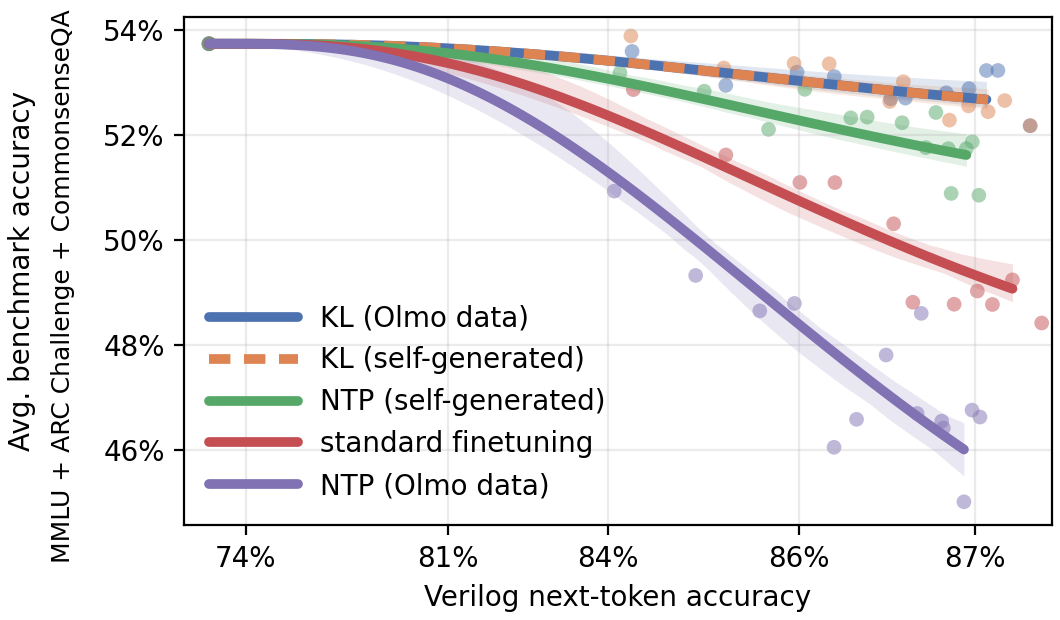

Recreate this plot in Python.
#!/usr/bin/env python3
"""Plot validation accuracy against average chat MCQ accuracy for selected W&B runs."""

import json
import re
from pathlib import Path

import matplotlib.pyplot as plt
import numpy as np
import pandas as pd
import seaborn as sns
from matplotlib.collections import LineCollection
from matplotlib.ticker import FuncFormatter
from scipy.optimize import least_squares


BASELINE = "standard finetuning"
CACHE = Path("~/wandb/cache").expanduser()
SWEEP = "oeg7ap9w"
PLOT_SPECS = [ # showing the best config for each method
    ("KL (Olmo data)", "kl_pre", False, 1),
    ("KL (self-generated)", "kl_pre", True, 1),
    ("NTP (Olmo data)", "ntp_pre", False, 1),
    ("NTP (self-generated)", "ntp_pre", True, 1),
]
X = "eval/valid/accuracy"
Y = "__derived_y"
CHAT_MCQ_RE = re.compile(r"^chat_mcq/.+/accuracy$")
OUTPUTS = [Path(__file__).with_suffix(ext) for ext in (".png", ".pdf")]

EARLY_STOP_X_TOL = 0.0001
X_MAX_MARGIN = 0.00001
X_NOISE = 0.00025
Y_NOISE = 0.002
CURVE_STOP_FROM_END = 3
BASELINE_CURVE_STOP_FROM_END = 2
CURVE_POINTS = 2000
BOOTSTRAP_ITER = 100
BOOTSTRAP_SEED = 0
CI_PERCENTILES = (2.5, 97.5)
Y_BOTTOM_LIMIT_MARGIN_FRAC = 0.05
Y_TOP_LIMIT_MARGIN_FRAC = 0.04
X_AXIS_RIGHT_MARGIN = 0.01
X_AXIS_LEFT_PAD_FRAC = 0.03
X_AXIS_RIGHT_PAD_FRAC = 0.012
X_AXIS_FOCUS_TICKS = np.array([0.74, 0.81, 0.84, 0.86, 0.87])
SELF_GENERATED_DASHES = (0, (2.2, 1.4))
LEGEND_HANDLE_LENGTH = 3.2

plt.rcParams["path.simplify"] = False


def cfg_value(cfg, dotted_key):
    value = cfg.get(dotted_key, cfg)
    if value is cfg:
        for part in dotted_key.split("."):
            if not isinstance(value, dict) or part not in value:
                return None
            value = value[part]
    return None if isinstance(value, str) and value.lower() in {"null", "none"} else value


def read_json(path):
    return json.loads(path.read_text())


def sweep_runs(cache=CACHE, sweep=SWEEP):
    rows = []
    for run_dir in sorted((cache / "sweeps" / sweep).iterdir()):
        if not run_dir.is_dir():
            continue
        cfg, meta = read_json(run_dir / "config.json"), read_json(run_dir / "metadata.json")
        rows.append(
            {
                "run": meta.get("run_id", run_dir.name),
                "run_dir": run_dir,
                "created_at": meta.get("created_at") or "",
                "reg_method": cfg_value(cfg, "reg.method"),
                "reg_synth": cfg_value(cfg, "reg.synth"),
                "reg_coeff": cfg_value(cfg, "reg.coeff"),
            }
        )
    return pd.DataFrame(rows).sort_values(["created_at", "run"]).reset_index(drop=True)


def require_one(df, mask, description):
    matches = df[mask]
    if matches.empty:
        raise ValueError(f"sweep {SWEEP!r} has no {description}")
    return matches.iloc[0]


def selected_runs():
    df = sweep_runs()
    if df.empty:
        raise FileNotFoundError(f"no cached runs for sweep {SWEEP!r} under {CACHE / 'sweeps' / SWEEP}")

    runs = [(BASELINE, require_one(df, df.reg_method.isna(), "non-regularized runs").run_dir)]
    for label, method, synth, coeff in PLOT_SPECS:
        row = require_one(
            df,
            (df.reg_method == method) & (df.reg_synth == synth) & (df.reg_coeff == coeff),
            f"run matching reg.method={method!r}, reg.synth={synth!r}, reg.coeff={coeff!r}",
        )
        runs.append((label, row.run_dir))

    print(f"loaded sweep {SWEEP}: {len(df)} runs, plotting {len(runs)}")
    return runs


def cached_history(run_dir):
    paths = sorted((run_dir / "history").glob("*.parquet"))
    if not paths:
        raise FileNotFoundError(f"no cached history for {run_dir.name!r} under {run_dir}")
    return pd.concat(map(pd.read_parquet, paths), ignore_index=True, sort=False)


def load_points():
    frames = []
    for label, run_dir in selected_runs():
        frame = cached_history(run_dir)
        frame["run"] = label
        frames.append(frame)

    df = pd.concat(frames, ignore_index=True, sort=False)
    chat_cols = [col for col in df if CHAT_MCQ_RE.match(col)]
    df[[X, *chat_cols]] = df[[X, *chat_cols]].apply(pd.to_numeric, errors="coerce")
    df[Y] = df[chat_cols].mean(axis=1, skipna=True)

    runs = []
    for label, points in df.dropna(subset=[X, Y]).groupby("run", sort=False):
        points = points.sort_values("_step")
        stop = (points[X] >= points[X].max() - EARLY_STOP_X_TOL).to_numpy().argmax()
        runs.append((label, points.iloc[: stop + 1].copy()))
    return runs


def shared_drop_shape(x, x0, x_max, p, q):
    base = np.power(np.clip((x - x0) / (x_max - x0), 0, 1), p)
    return base if abs(q) < 1e-8 else np.expm1(q * base) / np.expm1(q)


def predict(x, y0, x0, x_max, shared_params, drop):
    return y0 - drop * shared_drop_shape(x, x0, x_max, *shared_params)


def density_weights(x):
    if len(x) < 2:
        return np.ones_like(x)
    order = np.argsort(x)
    sx = x[order]
    widths = np.empty_like(sx)
    widths[0], widths[-1] = (sx[1] - sx[0]) / 2, (sx[-1] - sx[-2]) / 2
    if len(sx) > 2:
        widths[1:-1] = (sx[2:] - sx[:-2]) / 2
    weights = np.sqrt(np.maximum(widths, widths[widths > 0].min()) / widths.mean())
    weights = np.clip(weights, 0.25, 4.0)
    weights[[0, -1]] = np.maximum(weights[[0, -1]], 1.0)
    weights /= weights.mean()
    out = np.empty_like(weights)
    out[order] = weights
    return out


def sort_for_initial(points):
    return points.sort_values("_step" if "_step" in points else X)


def shared_anchor(runs):
    initial = [sort_for_initial(points).iloc[0] for _, points in runs]
    return min(row[X] for row in initial), np.mean([row[Y] for row in initial])


def bootstrap_sample(points, rng):
    points = sort_for_initial(points)
    first, rest = points.iloc[[0]], points.iloc[1:]
    if rest.empty:
        return first.copy()
    return pd.concat([first, rest.iloc[rng.integers(0, len(rest), len(rest))]]).copy()


def curve_grid(x0, x_stop, x_anchor):
    tx = np.linspace(-np.log(x_anchor - x0), -np.log(x_anchor - x_stop), CURVE_POINTS)
    return x_anchor - np.exp(-tx)


def fit_curves(runs, grids=None, quiet=False):
    labels = [label for label, _ in runs]
    x0, y0 = shared_anchor(runs)
    points = {label: df.sort_values(X) for label, df in runs}
    xs = {label: df[X].to_numpy(float) for label, df in points.items()}
    ys = {label: df[Y].to_numpy(float) for label, df in points.items()}
    x_max = max(x.max() for x in xs.values()) + X_MAX_MARGIN
    x_anchor = min(0.999, x_max - X_MAX_MARGIN + X_AXIS_RIGHT_MARGIN)

    params0 = np.array([1.0, 0.0, *[max(1e-8, y0 - ys[label].min()) for label in labels]])
    latent0 = np.concatenate([xs[label] for label in labels])
    n_params = len(params0)
    offsets = np.cumsum([0, *[len(xs[label]) for label in labels]])
    x_slices = {label: slice(offsets[i], offsets[i + 1]) for i, label in enumerate(labels)}
    drop_indices = {label: 2 + i for i, label in enumerate(labels)}
    lower = np.r_[[0.05, -8.0], np.zeros(len(labels)), np.full(len(latent0), x0)]
    upper = np.r_[[8.0, 8.0], np.ones(len(labels)), np.full(len(latent0), x_max - 1e-12)]

    def residuals(theta):
        out = []
        latent_x = theta[n_params:]
        for label in labels:
            true_x = latent_x[x_slices[label]]
            weights = np.sqrt(density_weights(xs[label]))
            y_hat = predict(true_x, y0, x0, x_max, theta[:2], theta[drop_indices[label]])
            out.extend((weights * (true_x - xs[label]) / X_NOISE, weights * (y_hat - ys[label]) / Y_NOISE))
        return np.concatenate(out)

    result = least_squares(residuals, np.r_[params0, latent0], bounds=(lower, upper), max_nfev=50000)
    if not result.success:
        raise RuntimeError(f"Fit failed: {result.message}")

    curves = {}
    for label in labels:
        stop_from_end = BASELINE_CURVE_STOP_FROM_END if label == BASELINE else CURVE_STOP_FROM_END
        x_line = grids[label] if grids is not None else curve_grid(x0, np.sort(xs[label])[-stop_from_end], x_anchor)
        curves[label] = (x_line, predict(x_line, y0, x0, x_max, result.x[:2], result.x[drop_indices[label]]))

    if not quiet:
        print(
            f"shared monotone fit: y0={y0:.4f}, x0={x0:.4f}, x_max={x_max:.4f}, "
            f"p={result.x[0]:.4f}, q={result.x[1]:.4f}, x_noise={X_NOISE:g}, y_noise={Y_NOISE:g}"
        )
    return curves


def bootstrap_intervals(runs, curves, bootstrap_iter):
    rng = np.random.default_rng(BOOTSTRAP_SEED)
    grids = {label: x_line for label, (x_line, _) in curves.items()}
    samples = {label: [] for label, _ in runs}

    for _ in range(bootstrap_iter):
        resampled = [(label, bootstrap_sample(points, rng)) for label, points in runs]
        try:
            sample_curves = fit_curves(resampled, grids=grids, quiet=True)
        except RuntimeError:
            continue
        for label, (_, y_line) in sample_curves.items():
            samples[label].append(y_line)

    intervals = {}
    for label, y_samples in samples.items():
        if not y_samples:
            raise RuntimeError(f"No successful bootstrap fits for {label}")
        intervals[label] = np.percentile(np.stack(y_samples), CI_PERCENTILES, axis=0)
    print(f"bootstrap CI: samples={bootstrap_iter}, seed={BOOTSTRAP_SEED}")
    return intervals


def percent_formatter(x, _):
    pct = 100 * x
    return f"{pct:.0f}%" if abs(pct - round(pct)) < 1e-8 else f"{pct:.1f}%"


def ordered_curve_labels(curves):
    order_x = min(x_line[-1] for x_line, _ in curves.values())
    return sorted(curves, key=lambda label: np.interp(order_x, *curves[label]), reverse=True)


def set_right_expanded_xaxis(ax, runs):
    x = np.concatenate([points[X].to_numpy(float) for _, points in runs])
    x_anchor = min(0.999, x.max() + X_AXIS_RIGHT_MARGIN)

    def forward(values):
        return -np.log(np.clip(x_anchor - np.asarray(values), np.finfo(float).tiny, None))

    def inverse(values):
        return x_anchor - np.exp(-np.asarray(values))

    tx_min, tx_max = forward(x.min()), forward(x.max())
    tx_span = tx_max - tx_min
    left_limit = inverse(tx_min - X_AXIS_LEFT_PAD_FRAC * tx_span)
    right_limit = inverse(tx_max + X_AXIS_RIGHT_PAD_FRAC * tx_span)
    ax.set_xscale("function", functions=(forward, inverse))
    ax.set_xlim(left_limit, min(x_anchor - 1e-6, right_limit))
    ax.set_xticks(X_AXIS_FOCUS_TICKS[(X_AXIS_FOCUS_TICKS >= left_limit) & (X_AXIS_FOCUS_TICKS <= right_limit)])


def dash_segments(ax, x, y, linewidth):
    points = np.column_stack([x, y])
    display = ax.transData.transform(points)
    distance = np.r_[0, np.cumsum(np.hypot(*np.diff(display, axis=0).T))] * 72 / ax.figure.dpi
    scale = linewidth if plt.rcParams["lines.scale_dashes"] else 1.0
    offset, (on, off) = SELF_GENERATED_DASHES
    starts = np.arange(offset * scale, distance[-1], (on + off) * scale)
    return [
        np.column_stack([np.interp([start, *distance[(distance > start) & (distance < end)], end], distance, values) for values in (x, y)])
        for start in starts
        for end in [min(start + on * scale, distance[-1])]
    ]


def plot_runs(ax, runs, curves, intervals=None):
    labels = ordered_curve_labels(curves)
    colors = dict(zip(labels, sns.color_palette("deep", len(labels))))
    for label, points in runs:
        ax.scatter(points[X], points[Y], color=colors[label], alpha=0.5, s=28, edgecolors="none", label="_nolegend_")

    for label in labels:
        x_line, y_line = curves[label]
        if intervals is not None:
            ax.fill_between(x_line, *intervals[label], color=colors[label], alpha=0.17, linewidth=0, label="_nolegend_", zorder=0.5)
        line_kwargs = {
            "color": colors[label],
            "linewidth": 3.5,
            "label": label,
            "solid_capstyle": "round",
            "solid_joinstyle": "round",
            "dash_capstyle": "butt",
            "dash_joinstyle": "round",
        }
        linestyle = SELF_GENERATED_DASHES if label == "KL (self-generated)" else "-"
        if label == "KL (self-generated)":
            segments = dash_segments(ax, x_line, y_line, line_kwargs["linewidth"])
            ax.add_collection(LineCollection(segments, colors=[line_kwargs["color"]], linewidths=line_kwargs["linewidth"], capstyle="butt", label="_nolegend_"))
            ax.plot([], [], linestyle=linestyle, **line_kwargs)
        else:
            ax.plot(x_line, y_line, linestyle=linestyle, **line_kwargs)


def set_axis_labels(ax):
    ax.set_xlabel("Verilog next-token accuracy")
    ax.set_ylabel("Avg. benchmark accuracy", labelpad=24)
    ax.text(
        -0.14,
        0.47,
        "MMLU + ARC Challenge + CommonsenseQA",
        transform=ax.transAxes,
        rotation=90,
        ha="center",
        va="center",
        fontsize=9,
        clip_on=False,
    )


def main():
    if BOOTSTRAP_ITER is not None and BOOTSTRAP_ITER < 1:
        raise ValueError("BOOTSTRAP_ITER must be None or a positive integer")

    runs = load_points()
    curves = fit_curves(runs)
    intervals = bootstrap_intervals(runs, curves, BOOTSTRAP_ITER) if BOOTSTRAP_ITER is not None else None
    y_values = [points[Y].to_numpy(float) for _, points in runs]
    if intervals is not None:
        y_values.extend(y for interval in intervals.values() for y in interval)
    y_min, y_max = np.concatenate(y_values).min(), np.concatenate(y_values).max()

    fig, ax = plt.subplots(figsize=(5.3, 3.1), constrained_layout=True)
    set_axis_labels(ax)
    set_right_expanded_xaxis(ax, runs)
    ax.xaxis.set_major_formatter(FuncFormatter(percent_formatter))
    ax.yaxis.set_major_formatter(FuncFormatter(percent_formatter))
    ax.set_ylim(
        y_min - (y_max - y_min) * Y_BOTTOM_LIMIT_MARGIN_FRAC,
        y_max + (y_max - y_min) * Y_TOP_LIMIT_MARGIN_FRAC,
    )
    fig.canvas.draw()
    plot_runs(ax, runs, curves, intervals)
    ax.grid(True, alpha=0.25)
    ax.legend(frameon=False, handlelength=LEGEND_HANDLE_LENGTH)
    for path in OUTPUTS:
        fig.savefig(path, dpi=200 if path.suffix == ".png" else None)
        print(f"Saved plot to {path}")


if __name__ == "__main__":
    main()
